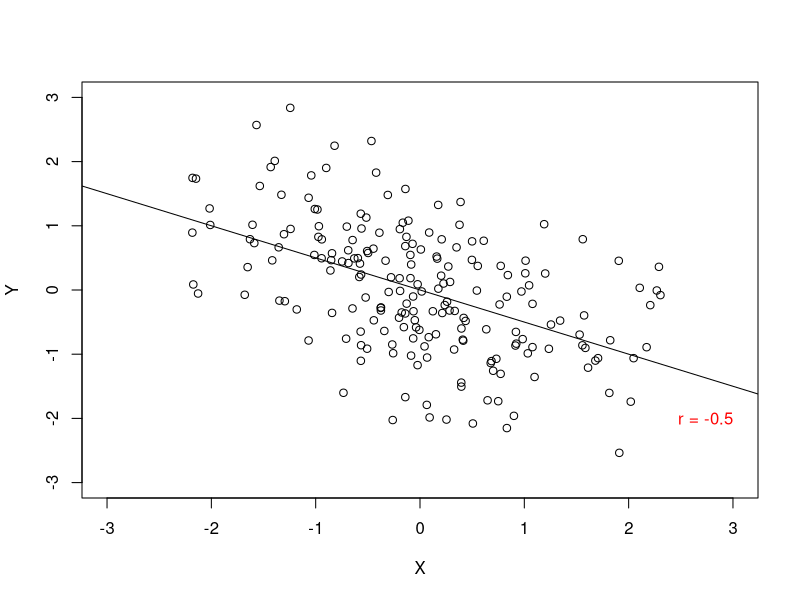
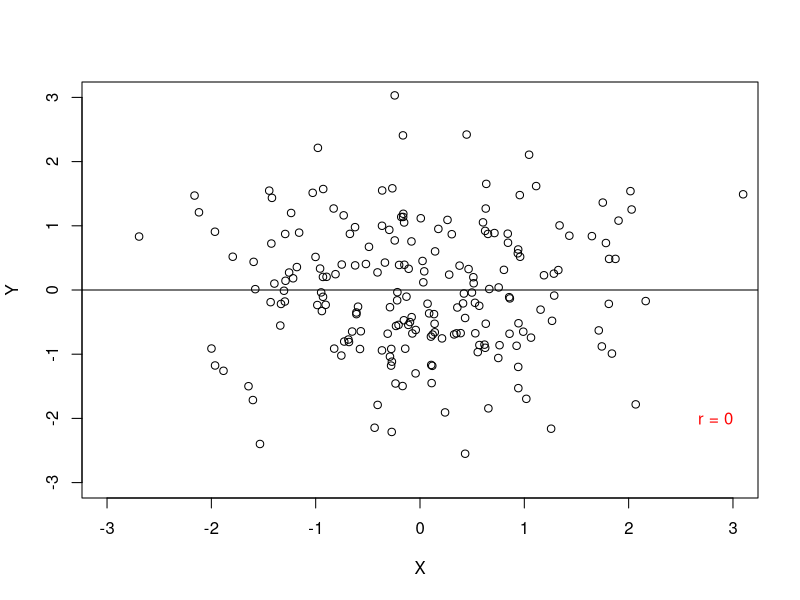
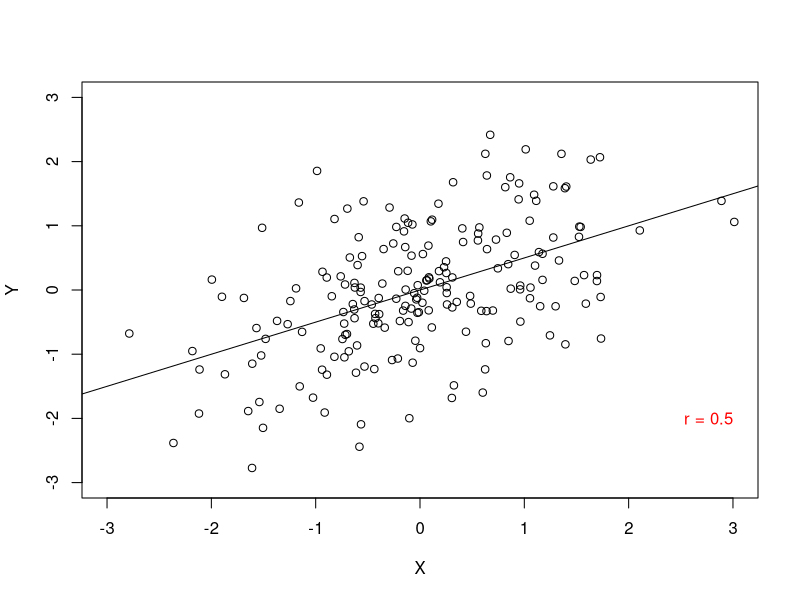

Source code (R) for these figures, in order:
## ---- chunk 1
#| label: fig-korrelaatio
#| fig-cap: "Korrelaatioita eri tasoilla"
#| layout-ncol: 3
#| fig-subcap:
#| - "r = -0.5"
#| - "r = 0"
#| - "r = 0.5"
#| echo: false
#| cache: true
# Käyttäjien Greg Snow ja Jonas Lindeløvin kehittämä visualisointi.
# Lähde: https://stats.stackexchange.com/questions/83172/generate-two-variables-with-precise-pre-specified-correlation.

library("MASS")

for(r in c(-0.5, 0, 0.5)) {
  data <- mvrnorm(
    n = 200,
    mu = c(0,0),
    Sigma = matrix(c(1, r, r, 1), nrow = 2),
    empirical = TRUE
  )
  model <- lm(
    formula = data[, 1] ~ data[, 2],
    data = data.frame(data)
  )
  plot(
    data,
    xlab = "X",
    ylab = "Y",
    xlim = c(-3, 3),
    ylim = c(-3, 3)
  )
  abline(reg = model)
  text(3, -2, labels = paste("r =", r), adj = 1, col = "red")
}
